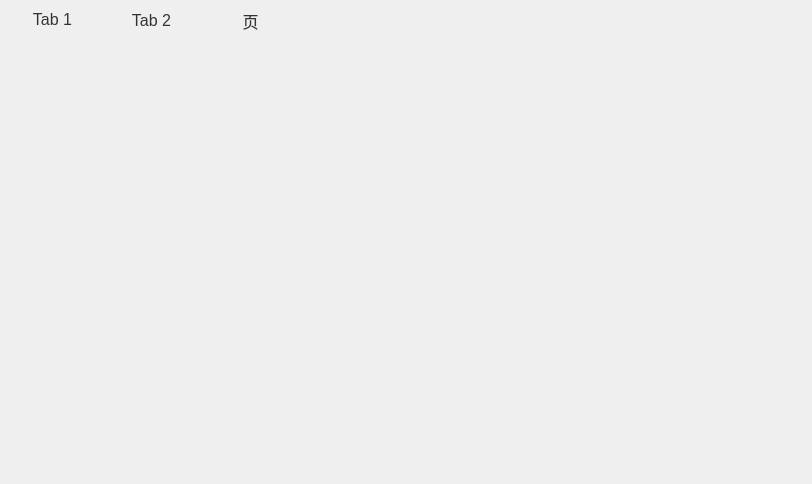
<?xml version="1.0" encoding="UTF-8"?>
<ui version="4.0">
 <class>wgtParaItem_ths</class>
 <widget class="QWidget" name="wgtParaItem_ths">
  <property name="geometry">
   <rect>
    <x>0</x>
    <y>0</y>
    <width>812</width>
    <height>484</height>
   </rect>
  </property>
  <property name="font">
   <font>
    <pointsize>13</pointsize>
   </font>
  </property>
  <property name="windowTitle">
   <string>Form</string>
  </property>
  <layout class="QVBoxLayout" name="verticalLayout_2">
   <property name="spacing">
    <number>0</number>
   </property>
   <property name="leftMargin">
    <number>0</number>
   </property>
   <property name="topMargin">
    <number>0</number>
   </property>
   <property name="rightMargin">
    <number>0</number>
   </property>
   <property name="bottomMargin">
    <number>0</number>
   </property>
   <item>
    <widget class="QWidget" name="wgtBg" native="true">
     <property name="styleSheet">
      <string notr="true">.QWidget#wgtBg
{
   border-radius:0px;
	border-color: rgb(52, 101, 164);
	border-image: url(:/image/menu_left.png);
}
</string>
     </property>
     <layout class="QVBoxLayout" name="verticalLayout">
      <property name="spacing">
       <number>3</number>
      </property>
      <property name="leftMargin">
       <number>3</number>
      </property>
      <property name="topMargin">
       <number>5</number>
      </property>
      <property name="rightMargin">
       <number>18</number>
      </property>
      <property name="bottomMargin">
       <number>5</number>
      </property>
      <item>
       <widget class="QTabWidget" name="tabWidget">
        <property name="font">
         <font>
          <pointsize>16</pointsize>
         </font>
        </property>
        <property name="focusPolicy">
         <enum>Qt::NoFocus</enum>
        </property>
        <property name="styleSheet">
         <string notr="true">QTabWidget::pane{
top:8px;
border:0px solid #00AEFF;
}

QTabBar::tab{
color:#333333;
background:transparent;
font-size:16px;
width:99px;
height:29px;
}
QTabBar::tab:selected{
color:rgb(16,36,72);
border-image: url(:/image/tab_select.png);
font-size:17px;
margin-top: 0; margin-left: 0; margin-right: 6;
}
QTabBar::tab:!selected{
color:rgb(46,253,251);
border-image: url(:/image/tab_unselect.png);
font-size:17px;
margin-top: 0; margin-left: 0; margin-right: 6;
}
#detailWgt,#appealReasonWgt{border:none;}</string>
        </property>
        <property name="currentIndex">
         <number>0</number>
        </property>
        <widget class="QWidget" name="tab_status">
         <attribute name="title">
          <string>Tab 1</string>
         </attribute>
         <layout class="QVBoxLayout" name="verticalLayout_6">
          <property name="spacing">
           <number>0</number>
          </property>
          <property name="leftMargin">
           <number>0</number>
          </property>
          <property name="topMargin">
           <number>0</number>
          </property>
          <property name="rightMargin">
           <number>0</number>
          </property>
          <property name="bottomMargin">
           <number>0</number>
          </property>
          <item>
           <widget class="MScrollArea" name="scrollArea_2">
            <property name="styleSheet">
             <string notr="true">QScrollArea{background-color:transparent;}
QListView{background:#5555ff;border-radius:0px; border: 0px solid gray;}
QListView::item:focus{border-radius:0px; border: 5px solid rgb(255, 128, 0);outline: none;}
QScrollBar:vertical {border:0px solid rgb(52, 72, 105);background:rgb(52, 72, 105);width:30px;margin:30 0 30 0px;}
QScrollBar::handle:vertical{ background: rgb(41, 142, 214);border-radius:5px;width:10px; height: 10px ; }
QScrollBar::add-line:vertical {border:1px solid rgb(52, 134, 208);background:rgb(52, 134, 208);height:30px;subcontrol-position:bottom;subcontrol-origin:margin;}
QScrollBar::sub-line:vertical {border:1px solid rgb(52, 134, 208);background:rgb(52, 134, 208);height:30px;subcontrol-position:top;subcontrol-origin:margin;}
QScrollBar::down-arrow:vertical {width:25px;height:25px; border-image:url(:/image/down_Arrow_2.png);}
QScrollBar::up-arrow:vertical {width:25px;height:25px;border-image:url(:/image/up_Arrow_1.png);}
QScrollBar::add-page:vertical {background:rgb(52, 72, 105);}
QScrollBar::sub-page:vertical {background:rgb(52, 72, 105);}
</string>
            </property>
            <property name="verticalScrollBarPolicy">
             <enum>Qt::ScrollBarAlwaysOff</enum>
            </property>
            <property name="horizontalScrollBarPolicy">
             <enum>Qt::ScrollBarAlwaysOff</enum>
            </property>
            <property name="widgetResizable">
             <bool>true</bool>
            </property>
            <widget class="QWidget" name="wgtStatus">
             <property name="geometry">
              <rect>
               <x>0</x>
               <y>0</y>
               <width>789</width>
               <height>400</height>
              </rect>
             </property>
             <property name="styleSheet">
              <string notr="true">background:transparent;</string>
             </property>
             <layout class="QVBoxLayout" name="verticalLayout_3">
              <property name="spacing">
               <number>0</number>
              </property>
              <property name="leftMargin">
               <number>0</number>
              </property>
              <property name="topMargin">
               <number>0</number>
              </property>
              <property name="rightMargin">
               <number>0</number>
              </property>
              <property name="bottomMargin">
               <number>0</number>
              </property>
              <item>
               <widget class="QWidget" name="wgtRender" native="true">
                <property name="minimumSize">
                 <size>
                  <width>0</width>
                  <height>240</height>
                 </size>
                </property>
                <property name="maximumSize">
                 <size>
                  <width>16777215</width>
                  <height>240</height>
                 </size>
                </property>
                <layout class="QGridLayout" name="gridLayout">
                 <item row="0" column="1">
                  <spacer name="verticalSpacer">
                   <property name="orientation">
                    <enum>Qt::Vertical</enum>
                   </property>
                   <property name="sizeType">
                    <enum>QSizePolicy::Preferred</enum>
                   </property>
                   <property name="sizeHint" stdset="0">
                    <size>
                     <width>20</width>
                     <height>32</height>
                    </size>
                   </property>
                  </spacer>
                 </item>
                 <item row="1" column="0">
                  <spacer name="horizontalSpacer">
                   <property name="orientation">
                    <enum>Qt::Horizontal</enum>
                   </property>
                   <property name="sizeHint" stdset="0">
                    <size>
                     <width>261</width>
                     <height>20</height>
                    </size>
                   </property>
                  </spacer>
                 </item>
                 <item row="1" column="1">
                  <widget class="QLabel" name="lblRender">
                   <property name="minimumSize">
                    <size>
                     <width>300</width>
                     <height>200</height>
                    </size>
                   </property>
                   <property name="maximumSize">
                    <size>
                     <width>300</width>
                     <height>200</height>
                    </size>
                   </property>
                   <property name="styleSheet">
                    <string notr="true">border-image: url(:/image/icon_ths.png);</string>
                   </property>
                   <property name="text">
                    <string/>
                   </property>
                  </widget>
                 </item>
                 <item row="1" column="2">
                  <spacer name="horizontalSpacer_2">
                   <property name="orientation">
                    <enum>Qt::Horizontal</enum>
                   </property>
                   <property name="sizeHint" stdset="0">
                    <size>
                     <width>260</width>
                     <height>20</height>
                    </size>
                   </property>
                  </spacer>
                 </item>
                 <item row="2" column="1">
                  <spacer name="verticalSpacer_2">
                   <property name="orientation">
                    <enum>Qt::Vertical</enum>
                   </property>
                   <property name="sizeType">
                    <enum>QSizePolicy::Preferred</enum>
                   </property>
                   <property name="sizeHint" stdset="0">
                    <size>
                     <width>20</width>
                     <height>32</height>
                    </size>
                   </property>
                  </spacer>
                 </item>
                </layout>
               </widget>
              </item>
              <item>
               <widget class="QWidget" name="widget" native="true">
                <property name="minimumSize">
                 <size>
                  <width>0</width>
                  <height>35</height>
                 </size>
                </property>
                <property name="maximumSize">
                 <size>
                  <width>16777215</width>
                  <height>35</height>
                 </size>
                </property>
                <layout class="QHBoxLayout" name="horizontalLayout_3">
                 <property name="spacing">
                  <number>0</number>
                 </property>
                 <property name="leftMargin">
                  <number>10</number>
                 </property>
                 <property name="topMargin">
                  <number>0</number>
                 </property>
                 <property name="rightMargin">
                  <number>10</number>
                 </property>
                 <property name="bottomMargin">
                  <number>0</number>
                 </property>
                 <item>
                  <layout class="QHBoxLayout" name="horizontalLayout">
                   <property name="spacing">
                    <number>6</number>
                   </property>
                   <item>
                    <widget class="QLabel" name="lblThsNumberName">
                     <property name="minimumSize">
                      <size>
                       <width>160</width>
                       <height>30</height>
                      </size>
                     </property>
                     <property name="maximumSize">
                      <size>
                       <width>160</width>
                       <height>30</height>
                      </size>
                     </property>
                     <property name="font">
                      <font>
                       <pointsize>13</pointsize>
                      </font>
                     </property>
                     <property name="styleSheet">
                      <string notr="true">color: #00ADE5; </string>
                     </property>
                     <property name="text">
                      <string/>
                     </property>
                    </widget>
                   </item>
                   <item>
                    <widget class="QLabel" name="lblThsNumberVal">
                     <property name="minimumSize">
                      <size>
                       <width>0</width>
                       <height>30</height>
                      </size>
                     </property>
                     <property name="maximumSize">
                      <size>
                       <width>16777215</width>
                       <height>30</height>
                      </size>
                     </property>
                     <property name="font">
                      <font>
                       <pointsize>13</pointsize>
                      </font>
                     </property>
                     <property name="styleSheet">
                      <string notr="true">color: #FFFFFF;
</string>
                     </property>
                     <property name="text">
                      <string/>
                     </property>
                    </widget>
                   </item>
                  </layout>
                 </item>
                 <item>
                  <layout class="QHBoxLayout" name="horizontalLayout_2">
                   <property name="spacing">
                    <number>3</number>
                   </property>
                   <item>
                    <widget class="QLabel" name="lblThsStaName">
                     <property name="minimumSize">
                      <size>
                       <width>180</width>
                       <height>30</height>
                      </size>
                     </property>
                     <property name="maximumSize">
                      <size>
                       <width>180</width>
                       <height>30</height>
                      </size>
                     </property>
                     <property name="font">
                      <font>
                       <pointsize>13</pointsize>
                      </font>
                     </property>
                     <property name="styleSheet">
                      <string notr="true">color: #00ADE5; </string>
                     </property>
                     <property name="text">
                      <string/>
                     </property>
                    </widget>
                   </item>
                   <item>
                    <widget class="QLabel" name="lblThsStaVal">
                     <property name="minimumSize">
                      <size>
                       <width>0</width>
                       <height>30</height>
                      </size>
                     </property>
                     <property name="maximumSize">
                      <size>
                       <width>16777215</width>
                       <height>30</height>
                      </size>
                     </property>
                     <property name="font">
                      <font>
                       <pointsize>13</pointsize>
                      </font>
                     </property>
                     <property name="styleSheet">
                      <string notr="true">color: #FFFFFF;
</string>
                     </property>
                     <property name="text">
                      <string/>
                     </property>
                    </widget>
                   </item>
                  </layout>
                 </item>
                </layout>
               </widget>
              </item>
              <item>
               <widget class="QWidget" name="wgtInfo" native="true">
                <property name="minimumSize">
                 <size>
                  <width>0</width>
                  <height>0</height>
                 </size>
                </property>
               </widget>
              </item>
             </layout>
            </widget>
           </widget>
          </item>
         </layout>
        </widget>
        <widget class="QWidget" name="tab_para">
         <attribute name="title">
          <string>Tab 2</string>
         </attribute>
         <layout class="QVBoxLayout" name="verticalLayout_5">
          <property name="leftMargin">
           <number>0</number>
          </property>
          <property name="topMargin">
           <number>0</number>
          </property>
          <property name="rightMargin">
           <number>0</number>
          </property>
          <property name="bottomMargin">
           <number>0</number>
          </property>
          <item>
           <widget class="MScrollArea" name="scrollArea">
            <property name="styleSheet">
             <string notr="true">QScrollArea{background-color:transparent;}
QListView{background:#5555ff;border-radius:0px; border: 0px solid gray;}
QListView::item:focus{border-radius:0px; border: 5px solid rgb(255, 128, 0);outline: none;}
QScrollBar:vertical {border:0px solid rgb(52, 72, 105);background:rgb(52, 72, 105);width:30px;margin:30 0 30 0px;}
QScrollBar::handle:vertical{ background: rgb(41, 142, 214);border-radius:5px;width:10px; height: 10px ; }
QScrollBar::add-line:vertical {border:1px solid rgb(52, 134, 208);background:rgb(52, 134, 208);height:30px;subcontrol-position:bottom;subcontrol-origin:margin;}
QScrollBar::sub-line:vertical {border:1px solid rgb(52, 134, 208);background:rgb(52, 134, 208);height:30px;subcontrol-position:top;subcontrol-origin:margin;}
QScrollBar::down-arrow:vertical {width:25px;height:25px; border-image:url(:/image/down_Arrow_2.png);}
QScrollBar::up-arrow:vertical {width:25px;height:25px;border-image:url(:/image/up_Arrow_1.png);}
QScrollBar::add-page:vertical {background:rgb(52, 72, 105);}
QScrollBar::sub-page:vertical {background:rgb(52, 72, 105);}
</string>
            </property>
            <property name="widgetResizable">
             <bool>true</bool>
            </property>
            <widget class="QWidget" name="wgtContents">
             <property name="geometry">
              <rect>
               <x>0</x>
               <y>0</y>
               <width>789</width>
               <height>400</height>
              </rect>
             </property>
             <property name="styleSheet">
              <string notr="true">background:transparent;</string>
             </property>
            </widget>
           </widget>
          </item>
         </layout>
        </widget>
        <widget class="QWidget" name="tab_set">
         <attribute name="title">
          <string>页</string>
         </attribute>
         <layout class="QVBoxLayout" name="verticalLayout_4">
          <property name="leftMargin">
           <number>0</number>
          </property>
          <property name="topMargin">
           <number>0</number>
          </property>
          <property name="rightMargin">
           <number>0</number>
          </property>
          <property name="bottomMargin">
           <number>0</number>
          </property>
          <item>
           <widget class="MScrollArea" name="scrollArea_set">
            <property name="styleSheet">
             <string notr="true">QScrollArea{background-color:transparent;}
QListView{background:#5555ff;border-radius:0px; border: 0px solid gray;}
QListView::item:focus{border-radius:0px; border: 5px solid rgb(255, 128, 0);outline: none;}
QScrollBar:vertical {border:0px solid rgb(52, 72, 105);background:rgb(52, 72, 105);width:30px;margin:30 0 30 0px;}
QScrollBar::handle:vertical{ background: rgb(41, 142, 214);border-radius:5px;width:10px; height: 10px ; }
QScrollBar::add-line:vertical {border:1px solid rgb(52, 134, 208);background:rgb(52, 134, 208);height:30px;subcontrol-position:bottom;subcontrol-origin:margin;}
QScrollBar::sub-line:vertical {border:1px solid rgb(52, 134, 208);background:rgb(52, 134, 208);height:30px;subcontrol-position:top;subcontrol-origin:margin;}
QScrollBar::down-arrow:vertical {width:25px;height:25px; border-image:url(:/image/down_Arrow_2.png);}
QScrollBar::up-arrow:vertical {width:25px;height:25px;border-image:url(:/image/up_Arrow_1.png);}
QScrollBar::add-page:vertical {background:rgb(52, 72, 105);}
QScrollBar::sub-page:vertical {background:rgb(52, 72, 105);}
</string>
            </property>
            <property name="widgetResizable">
             <bool>true</bool>
            </property>
            <widget class="QWidget" name="wgtSet">
             <property name="geometry">
              <rect>
               <x>0</x>
               <y>0</y>
               <width>789</width>
               <height>400</height>
              </rect>
             </property>
             <property name="styleSheet">
              <string notr="true">background:transparent;</string>
             </property>
            </widget>
           </widget>
          </item>
         </layout>
        </widget>
       </widget>
      </item>
      <item>
       <widget class="QWidget" name="widget_2" native="true">
        <property name="minimumSize">
         <size>
          <width>0</width>
          <height>32</height>
         </size>
        </property>
        <property name="maximumSize">
         <size>
          <width>16777215</width>
          <height>32</height>
         </size>
        </property>
        <layout class="QHBoxLayout" name="horizontalLayout_4">
         <property name="spacing">
          <number>20</number>
         </property>
         <property name="leftMargin">
          <number>0</number>
         </property>
         <property name="topMargin">
          <number>3</number>
         </property>
         <property name="rightMargin">
          <number>0</number>
         </property>
         <property name="bottomMargin">
          <number>3</number>
         </property>
         <item>
          <spacer name="horizontalSpacer_3">
           <property name="orientation">
            <enum>Qt::Horizontal</enum>
           </property>
           <property name="sizeHint" stdset="0">
            <size>
             <width>278</width>
             <height>20</height>
            </size>
           </property>
          </spacer>
         </item>
         <item>
          <widget class="QPushButton" name="btn_up">
           <property name="minimumSize">
            <size>
             <width>39</width>
             <height>26</height>
            </size>
           </property>
           <property name="maximumSize">
            <size>
             <width>39</width>
             <height>26</height>
            </size>
           </property>
           <property name="focusPolicy">
            <enum>Qt::NoFocus</enum>
           </property>
           <property name="styleSheet">
            <string notr="true">QPushButton:!pressed{
border-image: url(:/image/left_normal.png);
color: #FFFFFF;
border-radius:0px;font:12pt;
}
QPushButton:pressed{
border-image: url(:/image/left_check.png);
color: #FFFFFF;
border:0px solid #68CBF2;
border-radius:0px;font:12pt;
}
</string>
           </property>
           <property name="text">
            <string/>
           </property>
           <property name="iconSize">
            <size>
             <width>32</width>
             <height>32</height>
            </size>
           </property>
           <property name="autoRepeat">
            <bool>false</bool>
           </property>
          </widget>
         </item>
         <item>
          <widget class="QPushButton" name="btn_down">
           <property name="minimumSize">
            <size>
             <width>39</width>
             <height>26</height>
            </size>
           </property>
           <property name="maximumSize">
            <size>
             <width>39</width>
             <height>26</height>
            </size>
           </property>
           <property name="focusPolicy">
            <enum>Qt::NoFocus</enum>
           </property>
           <property name="styleSheet">
            <string notr="true">QPushButton:!pressed{
border-image: url(:/image/right_normal.png);
color: #FFFFFF;
border-radius:0px;font:12pt;
}
QPushButton:pressed{
border-image: url(:/image/right_check.png);
color: #FFFFFF;
border:0px solid #68CBF2;
border-radius:0px;font:12pt;
}
</string>
           </property>
           <property name="text">
            <string/>
           </property>
           <property name="iconSize">
            <size>
             <width>32</width>
             <height>32</height>
            </size>
           </property>
           <property name="autoRepeat">
            <bool>false</bool>
           </property>
          </widget>
         </item>
         <item>
          <spacer name="horizontalSpacer_4">
           <property name="orientation">
            <enum>Qt::Horizontal</enum>
           </property>
           <property name="sizeHint" stdset="0">
            <size>
             <width>278</width>
             <height>20</height>
            </size>
           </property>
          </spacer>
         </item>
        </layout>
       </widget>
      </item>
     </layout>
    </widget>
   </item>
  </layout>
 </widget>
 <customwidgets>
  <customwidget>
   <class>MScrollArea</class>
   <extends>QScrollArea</extends>
   <header location="global">mscrollarea.h</header>
   <container>1</container>
  </customwidget>
 </customwidgets>
 <resources/>
 <connections/>
</ui>
